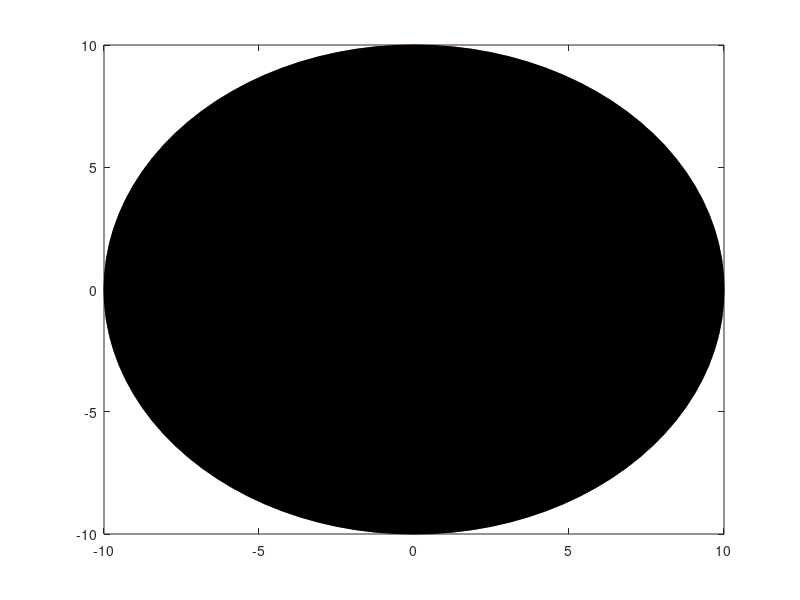

Write MATLAB code to recreate this figure. (Note: this script raises an error after producing the figure.)
% Program for Inverse Kinematics on a 2 DOF Robotic Manipulator

% Input Start 

% Link Lengths
L1 = 5;
L2 = 5;

% Final End Effector Position

% Letter "M"
x1 = linspace(2, 2, 101);
x2 = linspace(2, 4, 101);
x3 = linspace(4, 6, 101);
x4 = linspace(6, 6, 101);
y1 = linspace(2, 6, 101);
y2 = linspace(6, 4, 101);
y3 = linspace(4, 6, 101);
y4 = linspace(6, 2, 101);
Final_Y = horzcat(y1, y2, y3, y4);
Final_X = horzcat(x1, x2, x3, x4);

% Input End

% Arrays that will stor End Effector Positions
X_Arr = [];
Y_Arr = [];

% Desired End Effector Position Beyond Workspace Start

for k = 1 : length(Final_X)

    Final_x = Final_X(k);
    Final_y = Final_Y(k);

    % Maximum Extened Arm Length
    Arm_Radius = L1 + L2;
    
    % Arm Length Differnece 
    Arm_Diff = abs(L1 - L2);
    
    % End Effector Distance from Origin
    D = sqrt((Final_y.*Final_y) + (Final_x.*Final_x));
    
    % Outer Workspace Boundary
    if (D > Arm_Radius)
        Final_x = (Arm_Radius)*(Final_x)/(D);
        Final_y = (Arm_Radius)*(Final_y)/(D);
    end
    
    % Inner Workspace Boundary
    if(D < Arm_Diff)
        Final_x = (Arm_Diff)*(Final_x)/(D);
        Final_y = (Arm_Diff)*(Final_y)/(D);
    end
    
    % Desired End Effector Position Beyond Workspace End
    
    % Plotting the Workspace Start
    
    Theta_Circle = 0:pi/50:2*pi;
    
    % Plotting the Outer Workspace Boundaries
    X_outer_WS = (Arm_Radius*cos(Theta_Circle));
    Y_outer_WS = (Arm_Radius*sin(Theta_Circle));
    
    % Plotting the Inner Workspace Boundaries
    X_inner_WS = (Arm_Diff*cos(Theta_Circle));
    Y_inner_WS = (Arm_Diff*sin(Theta_Circle));
    
    % Plotting the Workspace End
    
    % Inverse Kinematics Calculation Start
    
    % End Effector State (R, Theta)
    R = sqrt((Final_y.*Final_y) + (Final_x.*Final_x));
    Theta = atan2(Final_y, (Final_x + 0.000001));
    % 0.000001 is added to avoid Undefined Cartesian Points
    
    % Intermediate Angles
    Beta = acos(((L1*L1) + (L2*L2) - (R.*R))/(2*L1*L2));
    Alpha = acos(((L1*L1) + (R.*R) - (L2*L2))/(2*L1.*R));
    
    
    % 2nd Quadrant End Effector Position
    if (Final_x < 0)
    
        Theta = Theta + pi;
        Beta = (1)*Beta;
        Alpha = (1)*Alpha;
    
    end
    
    
    % Final Joint Angles in Radians
    
    % Elbow UP Configuration
    Final_Angle_1 = (Theta + Alpha);
    Final_Angle_2 = (Beta - pi);
    
    % Elbow DOWN Configuration
    % Final_Angle_1 = (Theta - Alpha);
    % Final_Angle_2 = pi - Beta;
    
    % Final Joint Angles in Degrees
    Final_Angle_1 = Final_Angle_1*(180/pi);
    Final_Angle_2 = Final_Angle_2*(180/pi);
    
    % Inverse Kinematics Calculation End
    
    % Angle with the Horizontal (Degrees)
    A1 = linspace(0, (Final_Angle_1), 30);
    A2 = linspace(0, (Final_Angle_2), 30);
    
    % Forward Kinematics:
    
    % Counter and Loop Initialization
    counter = 1;
    
    for i = 1 : length(A1)
    
        Theta_1 = A1(i);
        Theta_2 = A2(i);
        
        % Coordinates:
    
        % Initial points of Link 1
        X0 = 0;
        Y0 = 0;
    
        % Final points of Link 1 
        X1 = L1*cosd(Theta_1);
        Y1 = L1*sind(Theta_1);
        
        % Final points of Link 2
        X2 = X1 + L2*cosd(Theta_1 + Theta_2);
        Y2 = Y1 + L2*sind(Theta_1 + Theta_2);

        % Storing End Effector POsitions to Plot Trajectory
        X_Arr(k) = X2;
        Y_Arr(k) = Y2;
        
        % Storing Initial End Effector Coordinates for Plotting Trajectory
        if (counter == 1)
            
            Eef_X_init = X2;
            Eef_Y_init = Y2;
    
        end
        
        
    end

    % Assigning the Parameters
    txt1 = ['T1 = ', num2str(Theta_1), ' Deg'];
    txt2 = ['T2 = ', num2str(Theta_2), ' Deg'];
    txtend = ['X2 = ', num2str(X2), ', ', 'Y2 = ', num2str(Y2)];

    % Plot
    plot([X0 X1], [Y0 Y1], 'k', [X1 X2], [Y1 Y2], 'k','linewidth', 3)

    hold on

    plot(X0, Y0, '.k', 'MarkerSize', 30)
    plot(X1, Y1, '.k', 'MarkerSize', 30)
    plot(X2, Y2, '.k', 'MarkerSize', 30)
    
    % Plots Trajectory
    plot(X_Arr, Y_Arr, '.b', 'MarkerSize', 5)

    plot(X_inner_WS, Y_inner_WS);
    plot(X_outer_WS, Y_outer_WS);

    % Plots Workspace
    fill([X_inner_WS flip(X_outer_WS)],[Y_inner_WS flip(Y_outer_WS)],'k')

    hold off
    
    % Increases Transparency of Workspace
    alpha(0.1)

    xlabel('X-Axis (m)')
    ylabel('Y-Axis (m)')
    title('Cartesian Path Planning');
    text(X0, Y0, txt1, 'VerticalAlignment', 'top')
    text(X1, Y1, txt2, 'VerticalAlignment', 'top')
    text(X2, Y2, txtend, 'HorizontalAlignment', 'left', 'VerticalAlignment', 'bottom')
    text(0.5*(X0 + X1), 0.5*(Y0 + Y1), '  Link 1')
    text(0.5*(X1 + X2), 0.5*(Y1 + Y2), '  Link 2')
    grid on

    axis([-10 10 -10 10])

    M(counter) = getframe(gcf);
    counter = counter + 1;

end
